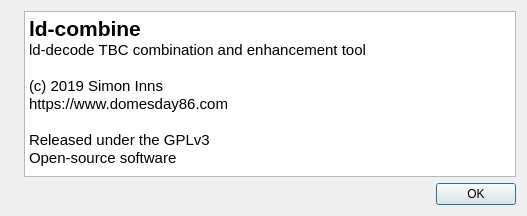
<?xml version="1.0" encoding="UTF-8"?>
<ui version="4.0">
 <class>AboutDialog</class>
 <widget class="QDialog" name="AboutDialog">
  <property name="geometry">
   <rect>
    <x>0</x>
    <y>0</y>
    <width>527</width>
    <height>216</height>
   </rect>
  </property>
  <property name="windowTitle">
   <string>About ld-combine</string>
  </property>
  <layout class="QVBoxLayout" name="verticalLayout">
   <item>
    <layout class="QHBoxLayout" name="horizontalLayout_2">
     <item>
      <widget class="QLabel" name="label">
       <property name="text">
        <string/>
       </property>
       <property name="pixmap">
        <pixmap resource="app-resources.qrc">:/icons/Graphics/128px-ld-combine.png</pixmap>
       </property>
      </widget>
     </item>
     <item>
      <widget class="QTextBrowser" name="textBrowser">
       <property name="html">
        <string>&lt;!DOCTYPE HTML PUBLIC &quot;-//W3C//DTD HTML 4.0//EN&quot; &quot;http://www.w3.org/TR/REC-html40/strict.dtd&quot;&gt;
&lt;html&gt;&lt;head&gt;&lt;meta name=&quot;qrichtext&quot; content=&quot;1&quot; /&gt;&lt;style type=&quot;text/css&quot;&gt;
p, li { white-space: pre-wrap; }
&lt;/style&gt;&lt;/head&gt;&lt;body style=&quot; font-family:'Ubuntu'; font-size:11pt; font-weight:400; font-style:normal;&quot;&gt;
&lt;p style=&quot; margin-top:0px; margin-bottom:0px; margin-left:0px; margin-right:0px; -qt-block-indent:0; text-indent:0px;&quot;&gt;&lt;span style=&quot; font-size:16pt; font-weight:600;&quot;&gt;ld-combine&lt;/span&gt;&lt;/p&gt;
&lt;p style=&quot; margin-top:0px; margin-bottom:0px; margin-left:0px; margin-right:0px; -qt-block-indent:0; text-indent:0px;&quot;&gt;ld-decode TBC combination and enhancement tool&lt;/p&gt;
&lt;p style=&quot;-qt-paragraph-type:empty; margin-top:0px; margin-bottom:0px; margin-left:0px; margin-right:0px; -qt-block-indent:0; text-indent:0px;&quot;&gt;&lt;br /&gt;&lt;/p&gt;
&lt;p style=&quot; margin-top:0px; margin-bottom:0px; margin-left:0px; margin-right:0px; -qt-block-indent:0; text-indent:0px;&quot;&gt;(c) 2019 Simon Inns&lt;/p&gt;
&lt;p style=&quot; margin-top:0px; margin-bottom:0px; margin-left:0px; margin-right:0px; -qt-block-indent:0; text-indent:0px;&quot;&gt;https://www.domesday86.com&lt;/p&gt;
&lt;p style=&quot;-qt-paragraph-type:empty; margin-top:0px; margin-bottom:0px; margin-left:0px; margin-right:0px; -qt-block-indent:0; text-indent:0px;&quot;&gt;&lt;br /&gt;&lt;/p&gt;
&lt;p style=&quot; margin-top:0px; margin-bottom:0px; margin-left:0px; margin-right:0px; -qt-block-indent:0; text-indent:0px;&quot;&gt;Released under the GPLv3&lt;/p&gt;
&lt;p style=&quot; margin-top:0px; margin-bottom:0px; margin-left:0px; margin-right:0px; -qt-block-indent:0; text-indent:0px;&quot;&gt;Open-source software&lt;/p&gt;&lt;/body&gt;&lt;/html&gt;</string>
       </property>
      </widget>
     </item>
    </layout>
   </item>
   <item>
    <layout class="QHBoxLayout" name="horizontalLayout">
     <item>
      <spacer name="horizontalSpacer">
       <property name="orientation">
        <enum>Qt::Horizontal</enum>
       </property>
       <property name="sizeHint" stdset="0">
        <size>
         <width>40</width>
         <height>20</height>
        </size>
       </property>
      </spacer>
     </item>
     <item>
      <widget class="QDialogButtonBox" name="buttonBox">
       <property name="orientation">
        <enum>Qt::Horizontal</enum>
       </property>
       <property name="standardButtons">
        <set>QDialogButtonBox::Ok</set>
       </property>
      </widget>
     </item>
    </layout>
   </item>
  </layout>
 </widget>
 <resources>
  <include location="app-resources.qrc"/>
 </resources>
 <connections>
  <connection>
   <sender>buttonBox</sender>
   <signal>accepted()</signal>
   <receiver>AboutDialog</receiver>
   <slot>accept()</slot>
   <hints>
    <hint type="sourcelabel">
     <x>248</x>
     <y>254</y>
    </hint>
    <hint type="destinationlabel">
     <x>157</x>
     <y>274</y>
    </hint>
   </hints>
  </connection>
  <connection>
   <sender>buttonBox</sender>
   <signal>rejected()</signal>
   <receiver>AboutDialog</receiver>
   <slot>reject()</slot>
   <hints>
    <hint type="sourcelabel">
     <x>316</x>
     <y>260</y>
    </hint>
    <hint type="destinationlabel">
     <x>286</x>
     <y>274</y>
    </hint>
   </hints>
  </connection>
 </connections>
</ui>
